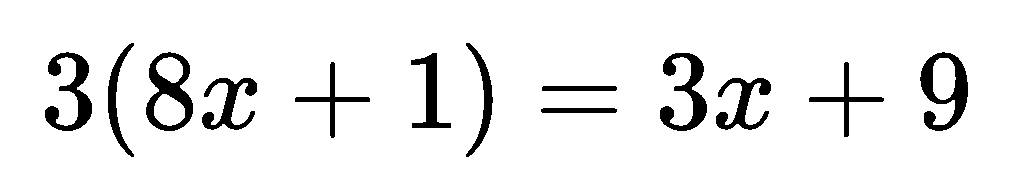
#> input picture debug.png, 1023 x 177 px, given in place of linear2.png, which was not available
$ python simpleOCR.py
#> lines starting #> are read from the running program, lines starting #| are printed output that depends on the picture; after the words box and inside, x2 and y2 are one past the last pixel; in counts of white or black regions, pixels touching at a corner belong together; pictures that were not available may be replaced by others from this repository, and a replacement may not be noted
import cv2
import numpy as np
import os


def binarize_image_to_200(image_path, output_path="th_bin_200.png"):
#> called with image_path = 'equations/linear2.png', output_path = 'temp_vertical_bin.png'
    img = cv2.imread(image_path, cv2.IMREAD_UNCHANGED)
#> img: shape (177, 1023); 92.6% white; 13 black regions, largest, box (x1, y1, x2, y2) and area: (920, 52, 968, 131) 1653, (146, 52, 193, 131) 1556, (45, 52, 92, 131) 1515
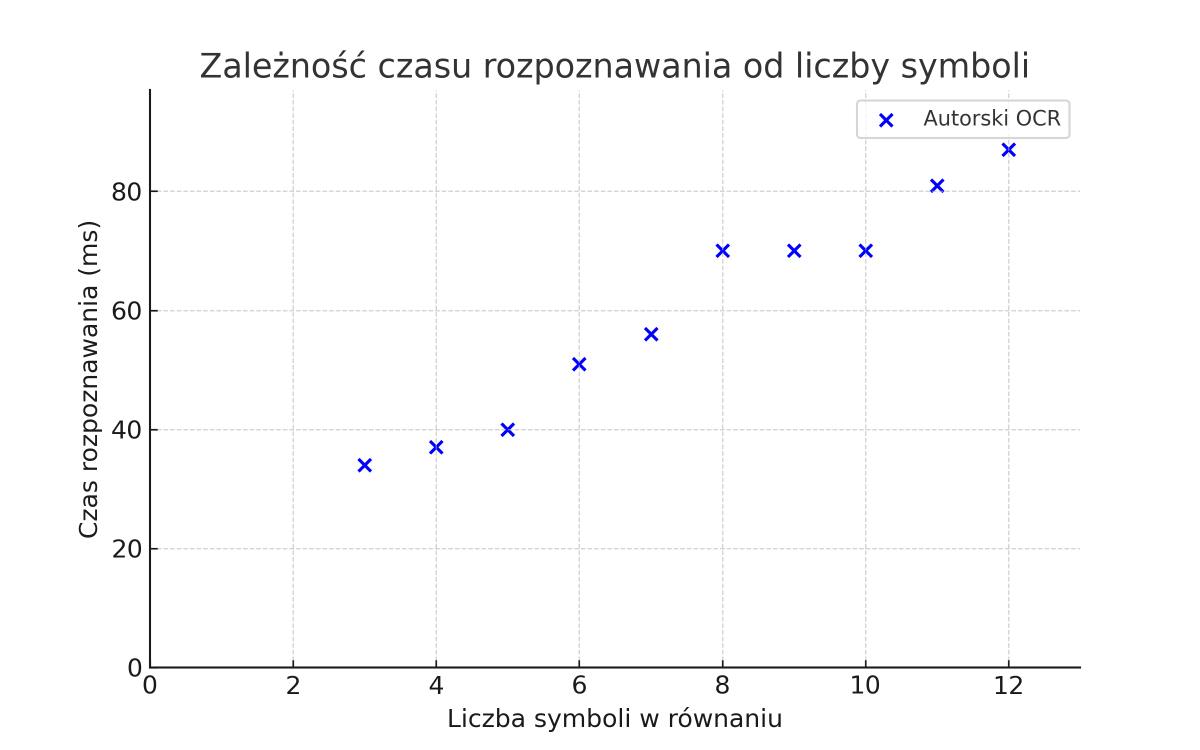
#> input picture Inzynierka/wykres1.png, 2400 x 1500 px, given in place of 0.png, which was not available (shown at 1/2 size)
#> in _load_and_preprocess_template, img is the input picture: shape (1500, 2400, 4); mean B, G, R, A 251.2, 250.9, 250.9, 255
    if img is None:
        raise FileNotFoundError(f"Nie można wczytać obrazu: {image_path}")

    if len(img.shape) == 3 and img.shape[2] == 4:
        b, g, r, a = cv2.split(img)
        bgr = cv2.merge((b, g, r))

        white = np.full(bgr.shape, 255, dtype=np.uint8)
        alpha_float = a.astype(float) / 255.0
        alpha_float_3d = cv2.merge([alpha_float, alpha_float, alpha_float])

        bgr = (bgr.astype(float) * alpha_float_3d
               + white.astype(float) * (1 - alpha_float_3d)).astype(np.uint8)
    else:
        bgr = img

    if len(bgr.shape) == 3:
        gray = cv2.cvtColor(bgr, cv2.COLOR_BGR2GRAY)
    else:
        gray = bgr

    _, th_bin = cv2.threshold(gray, 200, 255, cv2.THRESH_BINARY)

    cv2.imwrite(output_path, th_bin)
    print(f"[INFO] Zapisano binarny obraz do: {output_path}")

    return th_bin


def _binarize_and_crop(img, threshold=200):

#> called with threshold = 200
    if len(img.shape) == 3 and img.shape[2] == 4:
        b, g, r, a = cv2.split(img)
#> a: shape (1500, 2400); every value is 255
        bgr = cv2.merge((b, g, r))
        white = np.full(bgr.shape, 255, dtype=np.uint8)
        alpha_float = a.astype(float) / 255.0
#> alpha_float: shape (1500, 2400) float64; every value is 1
        alpha_float_3d = cv2.merge([alpha_float, alpha_float, alpha_float])
#> alpha_float_3d: shape (1500, 2400, 3) float64; every value is 1
        bgr = (bgr.astype(float) * alpha_float_3d + white.astype(float) * (1 - alpha_float_3d)).astype(np.uint8)
    else:
        bgr = img

    if len(bgr.shape) == 3:
        gray = cv2.cvtColor(bgr, cv2.COLOR_BGR2GRAY)
    else:
        gray = bgr


    _, binary = cv2.threshold(gray, threshold, 255, cv2.THRESH_BINARY)
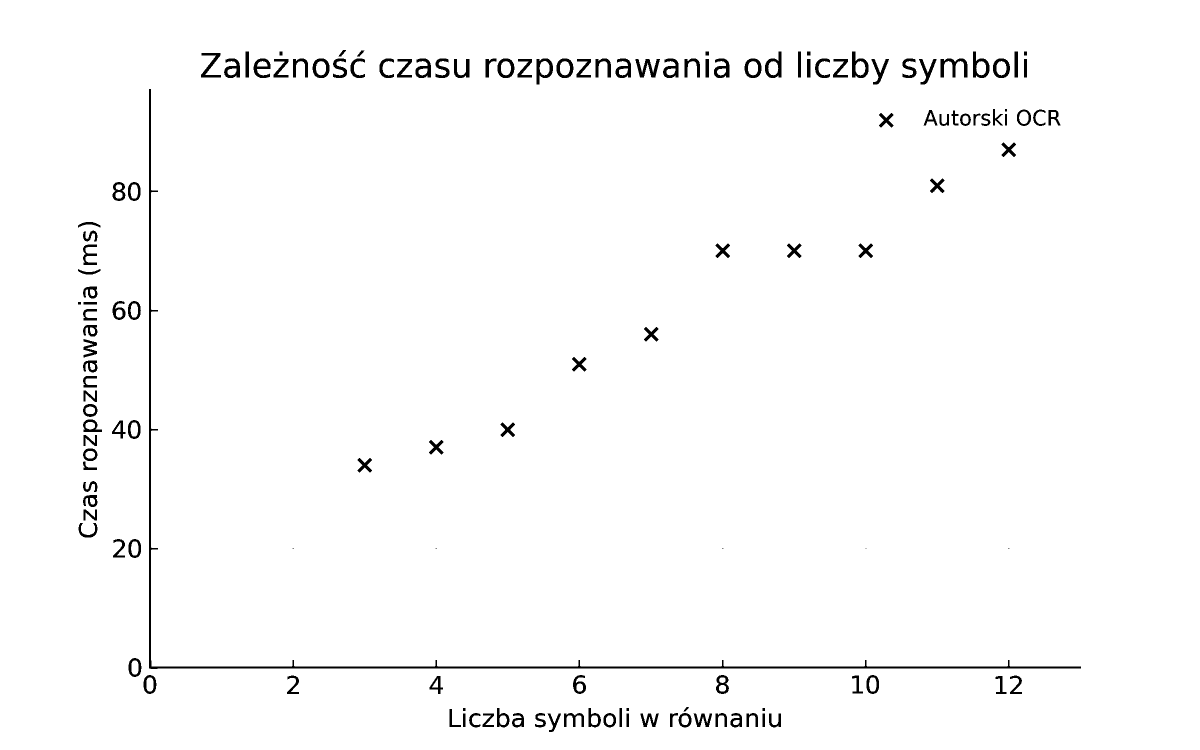
#> binary: shape (1500, 2400) (shown at 1/2 size); 98.2% white; 143 black regions (5 under 20 px), largest, box (x1, y1, x2, y2) and area: (298, 178, 2162, 1338) 12524, (1881, 117, 1935, 155) 909, (1271, 118, 1320, 155) 847

    black_pixels = np.where(binary == 0)
#> black_pixels = 65357 positions, rows 100 to 1463, columns 156 to 2161
    if len(black_pixels[0]) == 0:

        return binary

    y_min = np.min(black_pixels[0])
#> y_min = 100
    y_max = np.max(black_pixels[0])
#> y_max = 1463
    x_min = np.min(black_pixels[1])
#> x_min = 156
    x_max = np.max(black_pixels[1])
#> x_max = 2161

    cropped = binary[y_min:y_max + 1, x_min:x_max + 1]
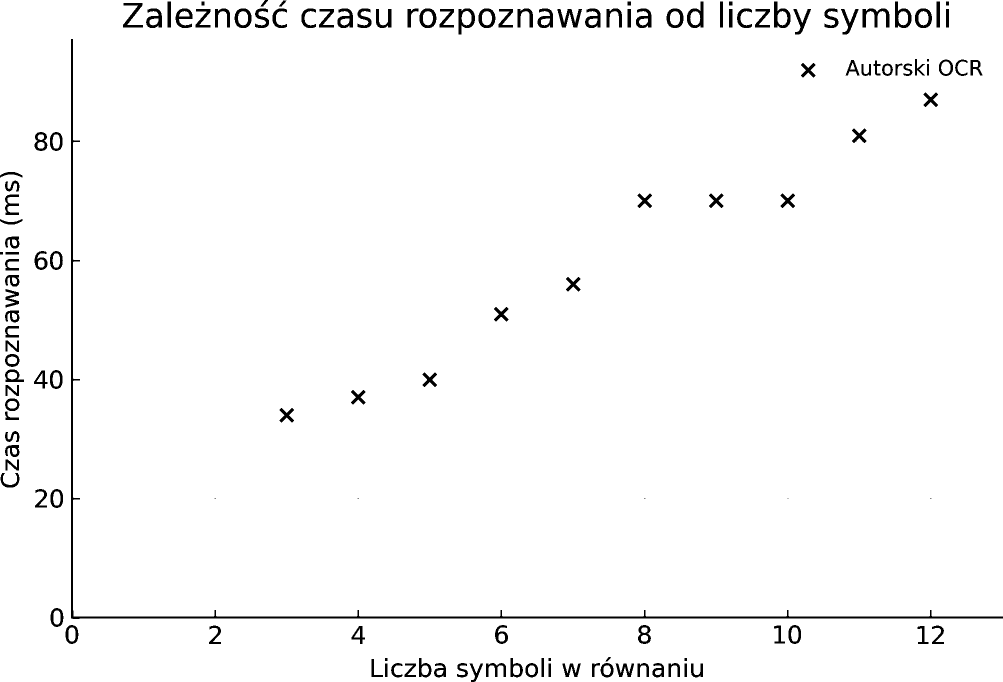
#> cropped: shape (1364, 2006) (shown at 1/2 size); 97.6% white; 143 black regions (5 under 20 px), largest, box (x1, y1, x2, y2) and area: (142, 78, 2006, 1238) 12524, (1725, 17, 1779, 55) 909, (1115, 18, 1164, 55) 847
    return cropped


def _load_and_preprocess_template(file_path, threshold=200):
    img = cv2.imread(file_path, cv2.IMREAD_UNCHANGED)
    if img is None:
#> (the run stopped early here; a loop or call above may not have finished)
